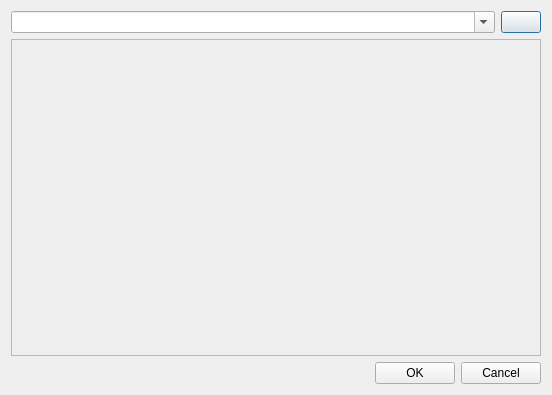
<?xml version="1.0" encoding="UTF-8"?>
<ui version="4.0">
 <class>TagDialog</class>
 <widget class="QDialog" name="TagDialog">
  <property name="geometry">
   <rect>
    <x>0</x>
    <y>0</y>
    <width>552</width>
    <height>395</height>
   </rect>
  </property>
  <property name="windowTitle">
   <string>Tags</string>
  </property>
  <property name="autoFillBackground">
   <bool>true</bool>
  </property>
  <layout class="QVBoxLayout" name="verticalLayout" stretch="0,0,0">
   <item>
    <layout class="QHBoxLayout" name="horizontalLayout" stretch="1,0">
     <item>
      <widget class="QComboBox" name="comboBox">
       <property name="toolTip">
        <string>Tags in use.</string>
       </property>
       <property name="editable">
        <bool>true</bool>
       </property>
      </widget>
     </item>
     <item>
      <widget class="QPushButton" name="pushButton">
       <property name="toolTip">
        <string>Add tag.</string>
       </property>
       <property name="text">
        <string/>
       </property>
       <property name="icon">
        <iconset resource="../ressources.qrc">
         <normaloff>:/oldIcons/oldIcons/add-tag.png</normaloff>:/oldIcons/oldIcons/add-tag.png</iconset>
       </property>
       <property name="default">
        <bool>true</bool>
       </property>
      </widget>
     </item>
    </layout>
   </item>
   <item>
    <widget class="QScrollArea" name="scrollArea">
     <property name="widgetResizable">
      <bool>true</bool>
     </property>
     <widget class="QWidget" name="scrollAreaWidgetContents">
      <property name="geometry">
       <rect>
        <x>0</x>
        <y>0</y>
        <width>530</width>
        <height>300</height>
       </rect>
      </property>
      <layout class="QHBoxLayout" name="horizontalLayout_2">
       <property name="leftMargin">
        <number>0</number>
       </property>
       <property name="topMargin">
        <number>0</number>
       </property>
       <property name="rightMargin">
        <number>0</number>
       </property>
       <property name="bottomMargin">
        <number>0</number>
       </property>
       <item>
        <widget class="QLabel" name="label">
         <property name="toolTip">
          <string>Click on tag to remove it.</string>
         </property>
         <property name="text">
          <string/>
         </property>
         <property name="alignment">
          <set>Qt::AlignLeading|Qt::AlignLeft|Qt::AlignTop</set>
         </property>
        </widget>
       </item>
      </layout>
     </widget>
    </widget>
   </item>
   <item>
    <widget class="QDialogButtonBox" name="buttonBox">
     <property name="orientation">
      <enum>Qt::Horizontal</enum>
     </property>
     <property name="standardButtons">
      <set>QDialogButtonBox::Cancel|QDialogButtonBox::Ok</set>
     </property>
    </widget>
   </item>
  </layout>
 </widget>
 <resources>
  <include location="../ressources.qrc"/>
 </resources>
 <connections>
  <connection>
   <sender>buttonBox</sender>
   <signal>accepted()</signal>
   <receiver>TagDialog</receiver>
   <slot>accept()</slot>
   <hints>
    <hint type="sourcelabel">
     <x>248</x>
     <y>254</y>
    </hint>
    <hint type="destinationlabel">
     <x>157</x>
     <y>274</y>
    </hint>
   </hints>
  </connection>
  <connection>
   <sender>buttonBox</sender>
   <signal>rejected()</signal>
   <receiver>TagDialog</receiver>
   <slot>reject()</slot>
   <hints>
    <hint type="sourcelabel">
     <x>316</x>
     <y>260</y>
    </hint>
    <hint type="destinationlabel">
     <x>286</x>
     <y>274</y>
    </hint>
   </hints>
  </connection>
 </connections>
</ui>
